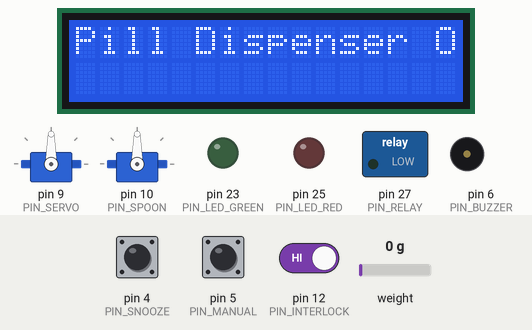
Bench run of a sketch on a simulated Arduino Mega 2560, built with avr-gcc and run on an emulated ATmega2560. On the bench: 16×2 character LCD, 2 × servo, switched loads named in the sketch (green lamp = pin HIGH), output pins drawn as LEDs (lit = HIGH), buzzer (waves = sounding, pin HIGH). Inputs (shaded band) come from the test bench; at power-on: pin 5 (PIN_MANUAL) HIGH, pin 4 (PIN_SNOOZE) HIGH, pin 12 (PIN_INTERLOCK) HIGH, weight on the scale 0 g. The local clock reads 2024-03-15 10:24:30 at power-on unless the sketch sets it; what the sketch prints to the serial monitor is not drawn.

Above: at 2.3 s.
2.4 s: pin 5 (PIN_MANUAL) pulled LOW for 0.15 s
At 3.6 s:
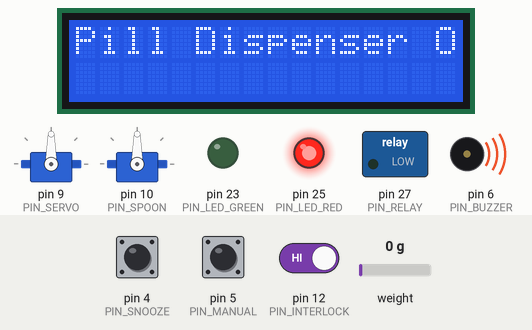
4.0 s: pin 4 (PIN_SNOOZE) pulled LOW for 0.15 s
At 6.2 s:
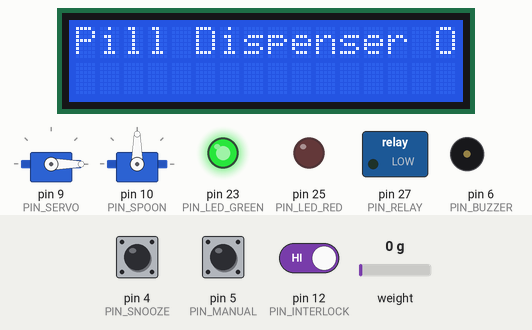
7.1 s: pin 5 (PIN_MANUAL) pulled LOW for 1 s
At 9.0 s:
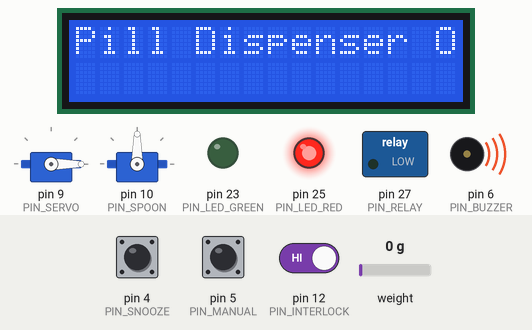
9.6 s: pin 4 (PIN_SNOOZE) pulled LOW for 1 s
At 10.8 s:
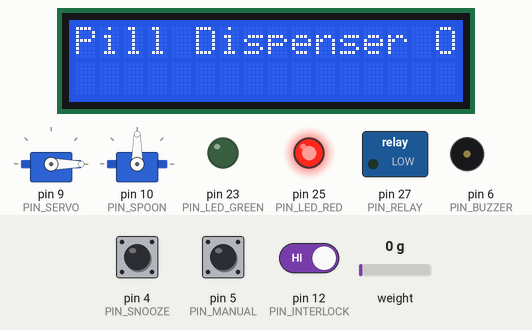
13.6 s: pin 5 (PIN_MANUAL) pulled LOW for 3.2 s
At 14.6 s:
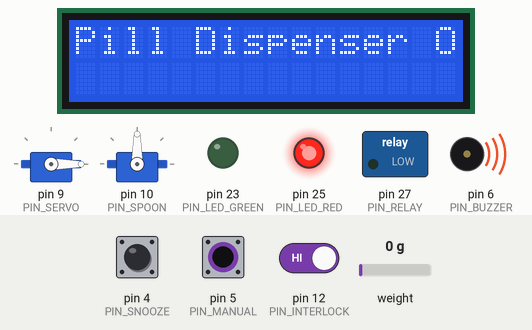
18.3 s: pin 4 (PIN_SNOOZE) driven LOW and pin 12 (PIN_INTERLOCK) driven LOW
At 18.7 s:
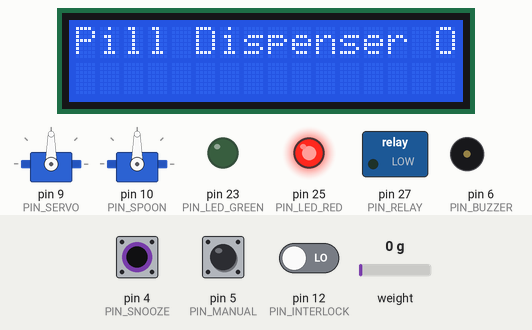
Timing chart, 0 to 22.3 s (numbered marks = the images above; inputs shaded):
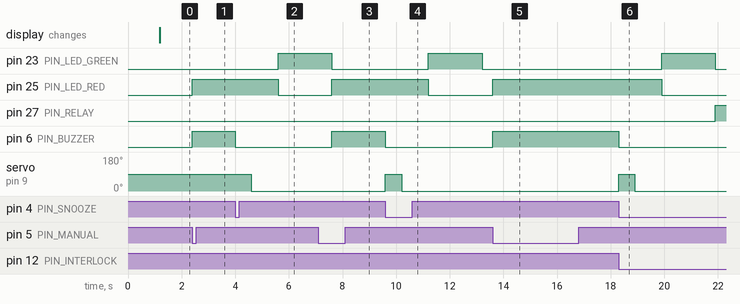

Measured:
- after the input at 2.4 s, pin 25 (PIN_LED_RED), pin 6 (PIN_BUZZER): LOW → HIGH at once
- after the input at 4.0 s, pin 23 (PIN_LED_GREEN): LOW → HIGH after 1.6 s; pin 25 (PIN_LED_RED): HIGH → LOW after 1.6 s; pin 6 (PIN_BUZZER): HIGH → LOW at once; servo on pin 9 (PIN_SERVO): 90° → 0° after 0.60 s
- after the input at 7.1 s, pin 25 (PIN_LED_RED), pin 6 (PIN_BUZZER): LOW → HIGH after 0.51 s
- after the input at 9.6 s, pin 23 (PIN_LED_GREEN): LOW → HIGH after 1.6 s, → LOW 2.0 s later; pin 25 (PIN_LED_RED): HIGH → LOW after 1.6 s; pin 6 (PIN_BUZZER): HIGH → LOW at once; servo on pin 9 (PIN_SERVO): 0° → 90° at once, → 0° 0.60 s later
- after the input at 13.6 s, pin 25 (PIN_LED_RED), pin 6 (PIN_BUZZER): LOW → HIGH at once
- after the input at 18.3 s, pin 23 (PIN_LED_GREEN): LOW → HIGH after 1.6 s, → LOW 2.0 s later; pin 25 (PIN_LED_RED): HIGH → LOW after 1.6 s; pin 27 (PIN_RELAY): LOW → HIGH after 3.6 s; pin 6 (PIN_BUZZER): HIGH → LOW at once; servo on pin 9 (PIN_SERVO): 0° → 90° at once, → 0° 0.60 s later

The sketch:

pill_dispenser.ino
```cpp
// pill_dispenser.ino — main file: includes, setup(), and the state machine.
//
// This sketch is modular on purpose: every component's pins and constants
// live in ONE small header file (the *_CONF.h files below), so changing a
// pin or a timing value never means hunting through this file.
//
//   Configuration  →  *_CONF.h headers (one per component)
//   Logic          →  this file + scheduler.ino + dispenser.ino + logger.ino
//
// The Arduino IDE compiles every .ino AND every .h in this folder as one
// program — the headers are pulled in by the #include lines below.

#include <Wire.h>
#include <RTClib.h>
#include <LiquidCrystal_I2C.h>
#include <HX711.h>
#include <Servo.h>

// ---- Component configuration (edit these, not the code) ----
#include "DS3231_CONF.h"     // RTC address
#include "LCD_CONF.h"        // LCD address + size
#include "HX711_CONF.h"      // load cell pins
#include "SERVO_CONF.h"      // servo pins
#include "BUZZER_CONF.h"     // buzzer pin
#include "LED_CONF.h"        // status LED pins
#include "RELAY_CONF.h"      // UVC relay pin + duration
#include "BUTTON_CONF.h"     // buttons + interlock pins
#include "SCHEDULE_CONF.h"   // dose schedule
#include "WEIGHT_CONF.h"     // pill weight, tolerance, timeout

// ---- Component objects (globals shared with scheduler/dispenser/logger) ----
RTC_DS3231 rtc;
LiquidCrystal_I2C lcd(LCD_I2C_ADDRESS, LCD_COLS, LCD_ROWS);
HX711 scale;
Servo dispenser, spoon;

// ---- Runtime state ----
enum State { IDLE, ALERT, DISPENSE, WAIT_REMOVAL, CONFIRMED, STERILIZE, ERROR_STATE };
State state = IDLE;
float tare = 0;
unsigned long alertStart = 0;    // millis() when ALERT began (timeout base)
unsigned long removalStart = 0;  // millis() when WAIT_REMOVAL began (timeout base)

void alert(bool on) { digitalWrite(PIN_BUZZER, on ? HIGH : LOW); }

void runSterilization() {
  if (digitalRead(PIN_INTERLOCK) == HIGH) return;   // cover open → refuse (closed = LOW)
  digitalWrite(PIN_RELAY, HIGH);
  delay(UVC_DURATION);
  digitalWrite(PIN_RELAY, LOW);
}

void setup() {
  Serial.begin(115200);
  Wire.begin();
  rtc.begin();
  lcd.init(); lcd.backlight();
  scale.begin(PIN_DT, PIN_SCK);
  dispenser.attach(PIN_SERVO); spoon.attach(PIN_SPOON);
  pinMode(PIN_BUZZER, OUTPUT); pinMode(PIN_LED_RED, OUTPUT);
  pinMode(PIN_LED_GREEN, OUTPUT); pinMode(PIN_RELAY, OUTPUT);
  pinMode(PIN_SNOOZE, INPUT_PULLUP); pinMode(PIN_MANUAL, INPUT_PULLUP); pinMode(PIN_INTERLOCK, INPUT_PULLUP);
  scale.set_scale(); scale.tare(); tare = scale.get_units();  // Step 6 calibration values
  lcd.setCursor(0, 0); lcd.print("Pill Dispenser OK");
}

void loop() {
  switch (state) {
    case IDLE:
      if (doseDue() || !digitalRead(PIN_MANUAL)) { alertStart = millis(); state = ALERT; }  // pressed = LOW
      break;
    case ALERT:
      alert(true); digitalWrite(PIN_LED_RED, HIGH);
      if (!digitalRead(PIN_SNOOZE) || millis() - alertStart > 30000) { alert(false); state = DISPENSE; }  // pressed = LOW
      break;
    case DISPENSE:
      dispensePill(); removalStart = millis(); state = WAIT_REMOVAL; tare = scale.get_units(); break;
    case WAIT_REMOVAL: {
      float w = scale.get_units();
      if (w <= tare + TOLERANCE) state = CONFIRMED;      // pill removed
      else if (millis() - removalStart > REMOVAL_TIMEOUT) { logEvent("MISSED"); state = IDLE; }
      break;
    }
    case CONFIRMED:
      digitalWrite(PIN_LED_RED, LOW); digitalWrite(PIN_LED_GREEN, HIGH);
      logEvent("CONFIRMED"); delay(2000); digitalWrite(PIN_LED_GREEN, LOW);
      state = STERILIZE; break;
    case STERILIZE:
      runSterilization(); logEvent("STERILIZED"); state = IDLE; break;
    case ERROR_STATE:
      lcd.setCursor(0, 0); lcd.print("ERROR - RESET"); break;
  }
}
```

BUTTON_CONF.h
```cpp
// BUTTON_CONF.h — buttons + interlock configuration
//
// All three use the Mega's internal pull-ups (INPUT_PULLUP), so each
// connects one leg to its pin and the other leg to GND — no resistors.
// Pressed = LOW, interlock closed = LOW.
#pragma once

const byte PIN_SNOOZE    = 4;    // snooze button (pressed = LOW)
const byte PIN_MANUAL    = 5;    // manual-dispense button (pressed = LOW)
const byte PIN_INTERLOCK = 12;   // cover interlock microswitch (closed = LOW)
```

BUZZER_CONF.h
```cpp
// BUZZER_CONF.h — active buzzer configuration
//
// An active buzzer beeps by itself when it gets power (no tone() needed).
// Wire the 100 Ω resistor in series with this pin.
#pragma once

const byte PIN_BUZZER = 6;   // active buzzer (100 Ω in series)
```

DS3231_CONF.h
```cpp
// DS3231_CONF.h — DS3231 RTC configuration
//
// The RTC talks to the Arduino over the I2C bus (SDA = 20, SCL = 21),
// so it needs NO extra pins — only this address for reference.
#pragma once

#define RTC_I2C_ADDRESS 0x68   // DS3231 default I2C address (for reference)
```

HX711_CONF.h
```cpp
// HX711_CONF.h — HX711 + load cell configuration
//
// The HX711 amplifier uses two wires: DT (data) and SCK (clock).
// Keep these wires short and away from the servo wires.
#pragma once

const byte PIN_DT  = 31;   // HX711 data pin
const byte PIN_SCK = 29;   // HX711 clock pin
```

LED_CONF.h
```cpp
// LED_CONF.h — status LED configuration
//
// Red = alert / not taken, green = intake confirmed. Both use a 220 Ω
// resistor in series.
#pragma once

const byte PIN_LED_RED   = 25;   // red LED (220 Ω in series)
const byte PIN_LED_GREEN = 23;   // green LED (220 Ω in series)
```

RELAY_CONF.h
```cpp
// RELAY_CONF.h — UVC relay configuration
//
// The relay switches the 12 V feed to the UVC LED module. The module
// never runs unless the cover interlock (BUTTON_CONF.h) is closed.
#pragma once

const byte PIN_RELAY = 27;   // relay control pin

// How long the UVC cycle runs. Must deliver ≥ 40 mJ/cm² at the cup
// (see docs/testing-evaluation.md §10). 60 s is the default.
const unsigned long UVC_DURATION = 60UL * 1000UL;   // 60 s
```

SCHEDULE_CONF.h
```cpp
// SCHEDULE_CONF.h — medication dose schedule
//
// Edit the times here — the firmware reads this list every loop.
// DOSES is computed from the list, so you never type it by hand.
#pragma once

struct Dose { uint8_t h, m; };   // one dose time: {hour, minute}

const Dose SCHEDULE[] = {
  {8, 0},    // 8:00 AM
  {13, 0},   // 1:00 PM
  {20, 0}    // 8:00 PM
};

const byte DOSES = sizeof(SCHEDULE) / sizeof(Dose);
```

SERVO_CONF.h
```cpp
// SERVO_CONF.h — MG90S servo configuration
//
// Two servos: the dispenser drops one pill per sweep, the spoon presents
// the pill to the user. Both are powered from the LM2596S 5 V rail —
// never from the Mega's 5 V pin.
#pragma once

const byte PIN_SERVO = 9;    // dispenser servo (PWM)
const byte PIN_SPOON = 10;   // spoon servo (PWM)
```

WEIGHT_CONF.h
```cpp
// WEIGHT_CONF.h — intake-detection constants
//
// Set these after calibration (implementation-guide.md Step 6).
// The formal tolerance rule: ±0.5 g or ±5% of pill weight, whichever is larger.
#pragma once

const float PILL_WEIGHT = 0.8;   // g — average weight of one pill
const float TOLERANCE = 0.5;     // g — how close to tare counts as "removed"

const unsigned long REMOVAL_TIMEOUT = 5UL * 60UL * 1000UL;   // 5 min
```

dispenser.ino
```cpp
// dispenser.ino — the one-pill servo sweep.
// Uses the global Servo objects `dispenser` and `spoon` defined in pill_dispenser.ino.

void dispensePill() {
  dispenser.write(90); delay(600); dispenser.write(0);  // sweep → release pill
  delay(800);                                           // let it settle on the cup
}
```

logger.ino
```cpp
// logger.ino — timestamped CSV events over Serial (one row per event).
// Uses the global RTC object `rtc` defined in pill_dispenser.ino.

void logEvent(const char* tag) {
  DateTime now = rtc.now();
  Serial.print(tag); Serial.print(",");
  Serial.print(now.timestamp()); Serial.println();
}
```

scheduler.ino
```cpp
// scheduler.ino — the "is a dose due?" check.
//
// The dose list itself lives in SCHEDULE_CONF.h — edit the times there.
// Uses the global RTC object `rtc` and the schedule constants `SCHEDULE`
// / `DOSES` defined via the headers included in pill_dispenser.ino.

bool doseDue() {
  DateTime now = rtc.now();
  for (byte i = 0; i < DOSES; i++)
    if (now.hour() == SCHEDULE[i].h && now.minute() == SCHEDULE[i].m) return true;
  return false;
}
```

LCD_CONF.h
```cpp
// LCD_CONF.h — 16x2 I2C LCD configuration
//
// The LCD also uses I2C (SDA = 20, SCL = 21). If the display is blank,
// your backpack may use address 0x3F instead of 0x27 — change it here.
#pragma once

#define LCD_I2C_ADDRESS 0x27   // PCF8574 backpack address (try 0x3F if blank)
#define LCD_COLS        16     // 16 columns
#define LCD_ROWS        2      // 2 rows
```
